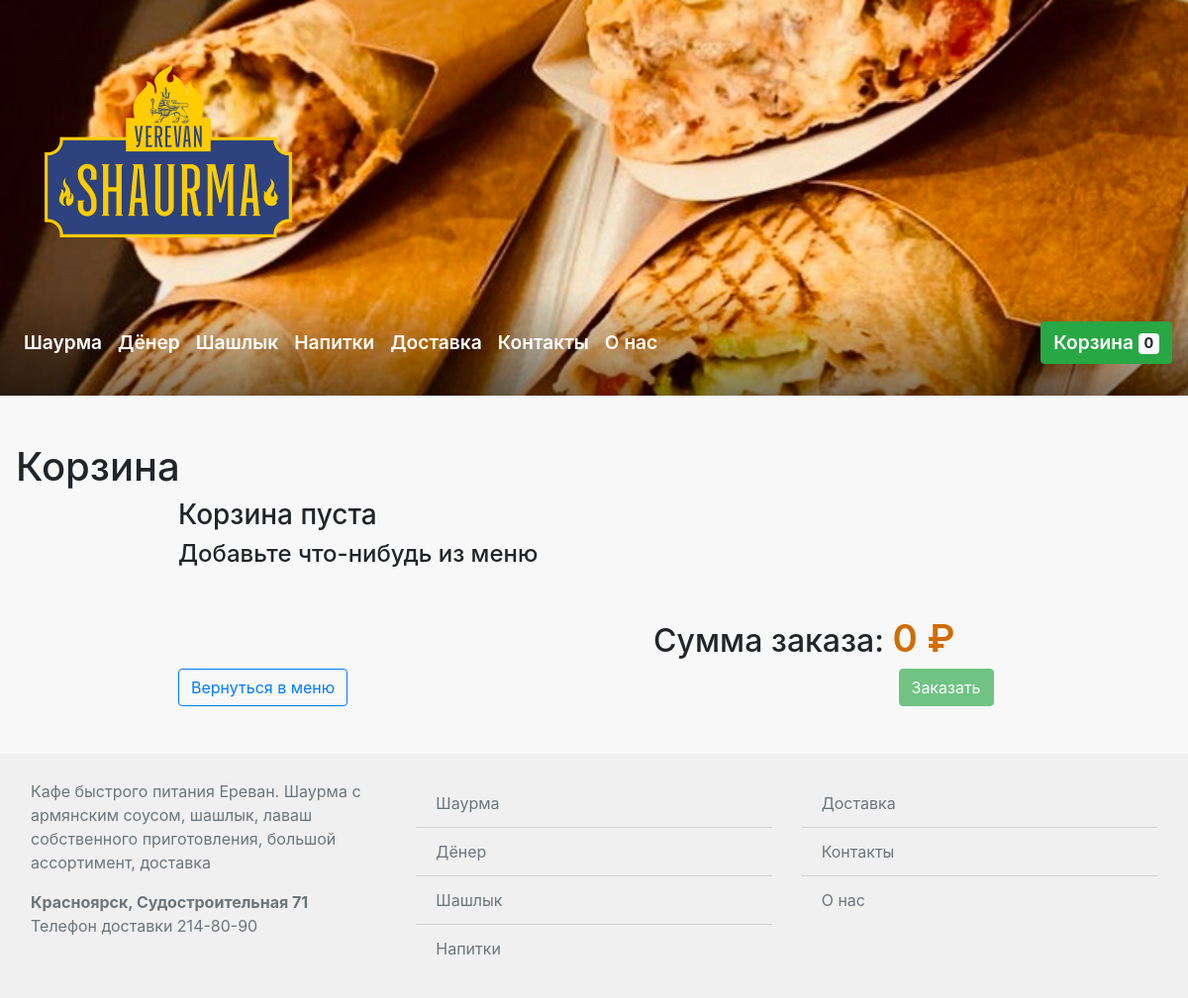
The page /cart on the database its author committed.
### main.py (models this page shows, shortened)
class Setting(db.Model):
	id = db.Column(db.Integer, primary_key=True, autoincrement=True)
	name = db.Column(db.String())
	value = db.Column(db.String())

class Category(db.Model):
	id = db.Column(db.Integer, primary_key=True, autoincrement=True)
	name = db.Column(db.String())
	goods = db.relationship('Good', backref='category', lazy=True)
	has_pita = db.Column(db.Boolean)

class Page(db.Model):
	id = db.Column(db.Integer, primary_key=True, autoincrement=True)
	name = db.Column(db.String())
	content = db.Column(db.String())

### main.py (the view, shortened to what this page needs)
@app.route('/cart', methods=["GET","POST"])
def cart():
	register_customer()
	order_list = []
	summ = 0
	return flask.render_template("cart.html",
		categories = Category.query.all(),
		settings = get_settings(),
		cart = order_list,
		pitas = Pita.query.all(),
		pages = Page.query.all(),
		cart_amount = get_cart_amount(),
		summ = summ)

### main.py (called while the page is built)
def get_settings():
	as_dict = {}
	for i in Setting.query.all():
		as_dict[i.name] = i.value
	return as_dict

def register_customer():
	if 'user_id' not in flask.session:
		flask.session['user_id'] = random.getrandbits(128)

def get_cart_amount():
	amount = 0
	if 'goods_in_cart' in flask.session: #if has cart in cookies
		for good in flask.session['goods_in_cart']:
			try:
				amount += good['amount']
			except:
				pass
	return amount

### templates/cart.html (shortened to what this page needs)
{% extends 'layout.html' %}
{% block content %}
<h1 class="pl-3 pt-3">Корзина</h1>
<div class="cart_container">
	{% if cart %}
		{% for good in cart%}
			<div class="media">
			  <img src="{{config['THUMBNAIL_FOLDER']}}/{{good['good'].img}}" style="max-width: 64px;" class="mr-3">
			  <div class="media-body">
			    <h5 class="mt-0">{{good['good'].category.name}} {{good['good'].title.lower()}}</h5>
			    <div class="row mr-0">
			    	<div class="col">
			    		{% if good['good'].category.has_pita %}
			    		<div class="input-group mb-3">
			    			<div class="input-group-prepend">
    							<span class="input-group-text" id="basic-addon1">Лаваш:</span>
  							</div>
							  <select class="custom-select" id="pita_type_{{good['good'].id}}" name="pita_type" onchange="updateInCart({{good['good'].id}})">
							  	{% for pita in pitas %}
							  		<option {% if pita.id == good['pita'] %} selected {% endif %} value="{{pita.id}}">
							  			{{pita.name}}
							  		</option>
							  	{% endfor %}
							  </select>
							</div>
							{% endif %}
			    	</div>
			    	<div class="col">
			    		<div class="input-group mb-3">
			    			<div class="input-group-prepend">
    							<span class="input-group-text" id="basic-addon1">Кол-во:</span>
  							</div>
								<input onchange="updateInCart({{good['good'].id}})" type="number" step='1' min='1' class="form-control" placeholder="Кол-во" value="{{good['amount']}}" id="good_amount_{{good['good'].id}}">
							</div>
			    	</div>
			    	<div class="col">
			    		<p class="price"><span id="price_{{good['good'].id}}">{{good['price']}}</span>₽</p>
			    	</div>
			    	<div class="col">
			    		<form action="/pop_cart_good?id={{good['good'].id}}" class="hide-submit" method="POST">
							  <label>
							    <input type="submit" />
							    <svg id="i-trash" xmlns="http://www.w3.org/2000/svg" viewBox="0 0 32 32" width="24" height="24" fill="none" stroke="currentcolor" stroke-linecap="round" stroke-linejoin="round" stroke-width="2">
    								<path d="M28 6 L6 6 8 30 24 30 26 6 4 6 M16 12 L16 24 M21 12 L20 24 M11 12 L12 24 M12 6 L13 2 19 2 20 6" />
									</svg>
							  </label>
							</form>
						</div>
			    </div>
			  </div>
			</div>
			<hr>
		{% endfor %}
		<form action="/confirm_order" method="POST">
			<div class="row cart-input" >
				<input type="text" class="form-control" placeholder="Номер телефона" name="phone_number" required>
			</div>
			<div class="row cart-input" >
				<input type="text" class="form-control" placeholder="Адрес доставки" name="address" required>
			</div>
			<div class="row cart-input">
				<textarea type="text" class="form-control" placeholder="Комментарий к заказу" name="comment"></textarea>
			</div>
		{% else %}
			<h3>Корзина пуста</h3>
			<h4>Добавьте что-нибудь из меню</h4>
		{% endif %}
		<div class="row mt-5">
			<div class="col">
				<h2 class="summ">Сумма заказа: <span class="price"><span id="summ">{{summ}}</span> ₽<span></h2>
			</div>
		</div>
		<div class="row">
			<div class="col">
				<a class="btn btn-outline-primary" href="/">Вернуться в меню</a>
			</div>
			<div class="col">
				<button type="submit" class="ml-50p btn btn-success {% if not cart %} disabled {% endif %}">Заказать</button>
			</div>
		</div>
</div>
{% endblock %}

### templates/layout.html (shortened to what this page needs)
<!doctype html>
<html lang="en">
  <head>
    <link rel="stylesheet" href="https://stackpath.bootstrapcdn.com/bootstrap/4.3.1/css/bootstrap.min.css">
    <link rel="stylesheet" href="/static/css/styles.css">
  </head>
  <body>
    <div class="container-fluid">
      <div class="jumbotron jumbotron-fluid bg-image d-flex flex-column">
        <div class="container">
          <a class="logo-container" href="/">
            <img src="/{{settings['logo']}}" class="custom-logo" itemprop="logo">
          </a>
        </div>
        <div class="mt-auto grad">
        <nav class="navbar navbar-expand-sm navbar-light bg-trans menu navbar-bg-white-sm">
          <div class="collapse navbar-collapse navbar-bg-white-sm nav-dropdown" id="navbarNav">
            <ul class="navbar-nav" id="menu">
              {% for cat in categories%}
              <li class="nav-item active">
                <a class="nav-link navlink-black-sm" onclick="$('.nav-dropdown').removeClass('show');" href="/#category{{cat.id}}">{{cat.name}}</a>
              </li>
              {% endfor%}
            </ul>
            <ul class="navbar-nav">
              {% for page in pages%}
              <li class="nav-item active">
                <a class="nav-link navlink-black-sm" href="/pages/{{page.id}}">{{page.name}}</a>
              </li>
              {% endfor%}
            </ul>
            <ul class="navbar-nav ml-auto">
              <li class="nav-item active">
                <a class="cart btn btn-success" id='cart' href="/cart">
                  Корзина
                  <span id='good_amount_cart' class="badge badge-light">{{cart_amount}}</span>
                </a>
              </li>
            </ul>
          </div>
        </nav>
      </div>
      </div>
      <div class="content pb-5">
        {% block content %}{% endblock %}
      </div>
      <footer class="site-footer">
        <div class="row ml-3 mr-3">
          <div class="col text-muted">
            <p>{{settings.footer_text}}</p>
            <p>
              <b>{{settings.address}}</b>
              Телефон доставки {{settings.phone}}
            </p>
          </div>
          <div class="col">
            <ul class="list-group list-group-flush">
              {% for cat in categories%}
              <li class="list-group-item bgc-gray">
                <a class="text-muted" href="/#category{{cat.id}}">{{cat.name}}</a>
              </li>
              {% endfor%}
            </ul>
          </div>
          <div class="col">
            <ul class="list-group list-group-flush">
              {% for page in pages%}
              <li class="list-group-item bgc-gray">
                <a class="text-muted" href="/pages/{{page.id}}">{{page.name}}</a>
              </li>
              {% endfor%}
            </ul>
          </div>
        </div>
      </footer>
    </div>
  </body>
</html>

### static/css/styles.css (style rules this page uses)
.jumbotron { height: 400px; padding-bottom: 0; }
.bg-image { background-repeat: no-repeat; background-size: cover; background-position: center; }
.bg-trans { background-color: #ffffff00; }
.grad { background: linear-gradient(to bottom, rgba(0,0,0,0) 0%, rgba(0,0,0,0.5) 100%); }
.nav-link { color: #fff !important; padding: 1.618em 1em; font-size: 1.2em; font-weight: 600; }
.cart { font-size: 1.2em; font-weight: 600; }
.price { font-size: 1.2em; font-weight: 600; color: #d06c02; }
.container-fluid { background-color: #f8f8f8; padding-right: 0; padding-left: 0; }
.ml-50p { margin-left: 50% !important; }
.site-footer { background-color: #f0f0f0; padding: 1.618em 0; }
.bgc-gray { background-color: #f0f0f0; }
@media (min-width: 576px) { .cart_container { width: 80%; margin-left: 15%; margin-right: 15%; } }
@media (min-width: 576px) { .summ { margin-left: 50% !important; } }

### rows shown on the page
Setting: logo (picture)
Category: name "Шаурма"
Category: name "Дёнер"
Category: name "Шашлык"
Category: name "Напитки"
Page: name "Доставка"
Page: name "Контакты"
Page: name "О нас"
Setting: footer_text "Кафе быстрого питания Ереван. Шаурма с армянским соусом, шашлык, лаваш собственного приготовления, большой ассортимент, доставка"
Setting: address "Красноярск, Судостроительная 71"
Setting: phone "214-80-90"

### other values the page prints
{{ cart_amount }} "0"
{{ summ }} "0"
